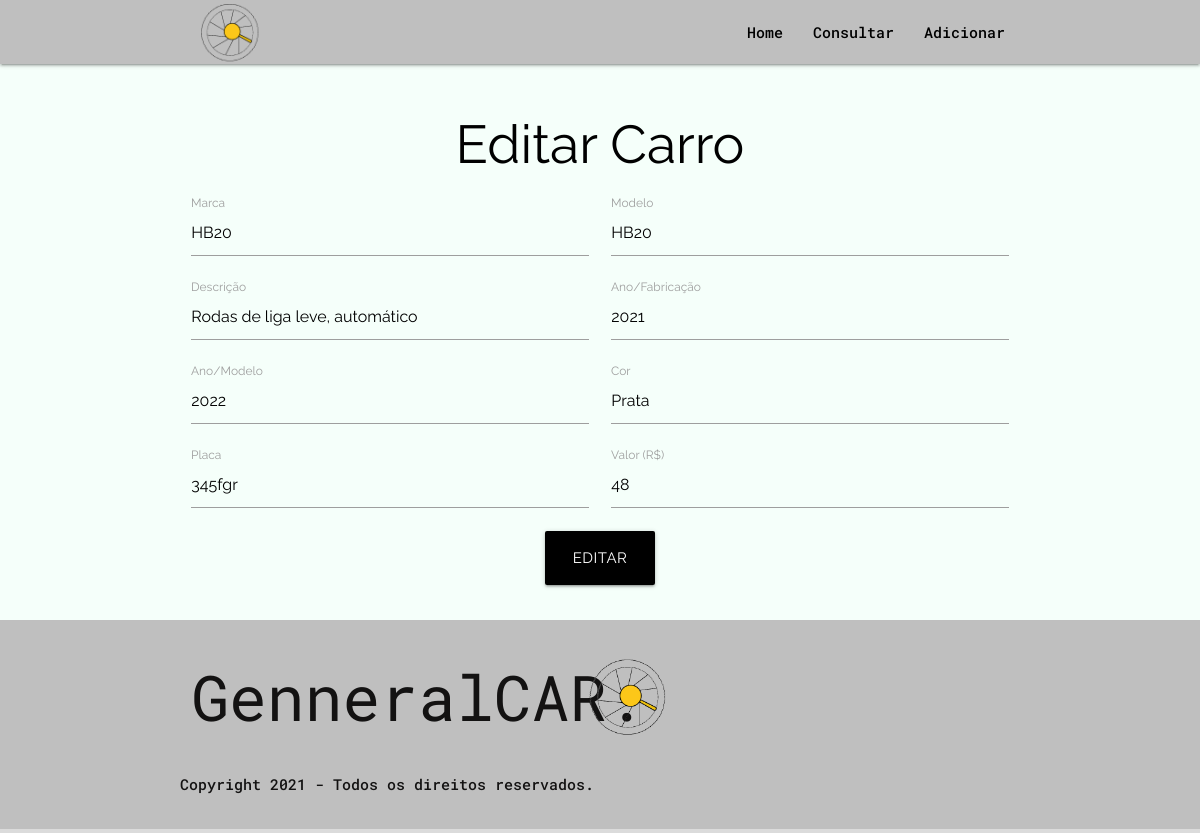
The app's page /editar.php?id=8 with its own data.
### tables this page shows
CREATE TABLE `estoque_car` (
  `id` int(11) NOT NULL,
  `marca_car` varchar(100) DEFAULT NULL,
  `modelo_car` varchar(100) DEFAULT NULL,
  `descricao_car` varchar(200) DEFAULT NULL,
  `ano_fab_car` varchar(100) DEFAULT NULL,
  `ano_mod_car` varchar(100) DEFAULT NULL,
  `cor_car` varchar(100) DEFAULT NULL,
  `placa_car` varchar(100) DEFAULT NULL,
  `valor_car` float DEFAULT NULL
);

### editar.php (the view, shortened to what this page needs)
<?php
include_once 'php_action/db_connect.php';
include_once 'includes/header.php';
if(isset($_GET['id'])):
  $id = mysqli_escape_string($connect, $_GET['id']);
  $sql = "SELECT * FROM estoque_car WHERE id = '$id'";
  $resultado = mysqli_query($connect, $sql);
  $dados = mysqli_fetch_array($resultado);
endif;
?>
    <div id="index-banner" class="parallax-container">
      <div class="section no-pad-bot">
        <div class="container">
          <div class="row center">
            <div class="col s12 m12 l12 xl12">
              <h2 clas="black">Editar Carro</div>
                <form  action="php_action/update.php" method="POST">
                  <div class="input-field col s12 m6">
                    <input type="text" name="marca_car" id="marca_car" value = "<?php  echo $dados['modelo_car']; ?>">
                    <label for="marca_car">Marca</label>
                  </div>
                  <div class="input-field col s12 m6">
                    <input type="text" name="modelo_car" id="modelo_car" value = "<?php echo $dados['modelo_car']; ?>">
                    <label for="modelo_car">Modelo</label>
                  </div>
                  <div class="input-field col s12 m6">
                    <input type="text" name="descricao_car" id="descricao_car" value = "<?php echo $dados['descricao_car']; ?>">
                    <label for="descricao_car">Descrição</label>
                  </div>
                  <div class="input-field col s12 m6">
                    <input type="text" name="ano_fab_car" id="ano_fab_car" value = "<?php echo $dados['ano_fab_car']; ?>">
                    <label for="ano_fab_car">Ano/Fabricação</label>
                  </div>
                  <div class="input-field col s12 m6">
                    <input type="text" name="ano_mod_car" id="ano_mod_car" value = "<?php echo $dados['ano_mod_car']; ?>">
                    <label for="ano_mod_car">Ano/Modelo</label>
                  </div>
                  <div class="input-field col s12 m6">
                    <input type="text" name="cor_car" id="cor_car" value = "<?php echo $dados['cor_car']; ?>">
                    <label for="cor_car">Cor</label>
                  </div>
                  <div class="input-field col s12 m6">
                    <input type="text" name="placa_car" id="placa_car" value = "<?php echo $dados['placa_car']; ?>">
                    <label for="placa_car">Placa</label>
                  </div>
                  <div class="input-field col s12 m6">
                    <input type="text" name="valor_car" id="valor_car" value = "<?php echo $dados['valor_car']; ?>">
                    <label for="valor_car">Valor (R$)</label>
                  </div>
                  <button type="submit" name="botao_editar" class="btn-large waves-effect waves-light color-btn">Editar</button>
                </form>
            </div>
          </div>
          <br /><br />
        </div>
      </div>
<?php
include_once 'includes/footer.php';
?>

### css/style.css (style rules this page uses)
.parallax-container { min-height: 350px; line-height: 0; height: auto; color: hsl(0, 0%, 0%); }
.parallax-container .section { width: 100%; }

### records on screen
estoque_car: marca_car "HB20", modelo_car "HB20", descricao_car "Rodas de liga leve, automático", ano_fab_car "2021", ano_mod_car "2022", cor_car "Prata", placa_car "345fgr", valor_car "48"
